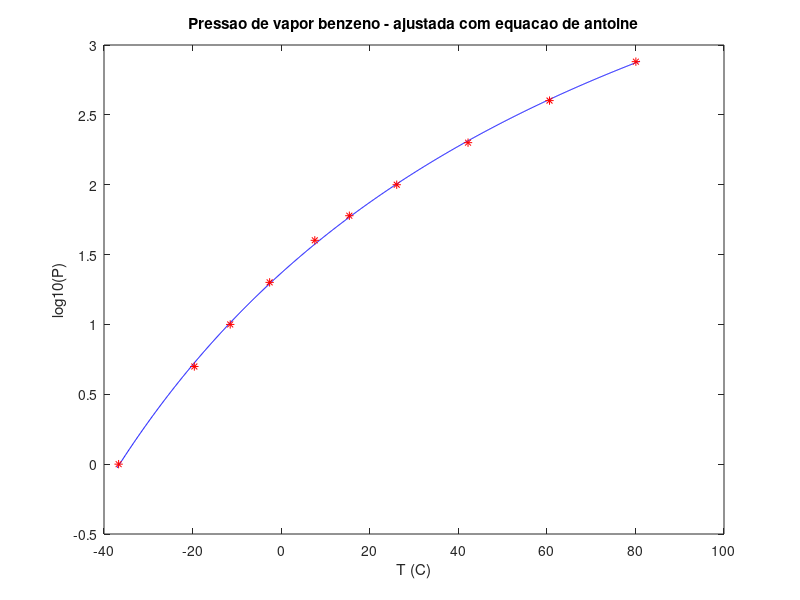

Write MATLAB code to recreate this figure.
function ajuste_antoine

    % dados experimentais 
    % benzeno - pressao de vapor X temperatura
    P = [    1     5    10    20    40    60   100   200   400   760] ;          % mmHg
    T = [-36.7  -19.6  -11.5   -2.6   7.6   15.4   26.1 42.2   60.6   80.1];     % C

    % chute inicial para os parametros
    p0(1) = 10;
    p0(2) = 2000;
    p0(3) = 273;

    % minimizacao por minimos quadrados
    p = fminsearch(@fit_c,p0)

    % dominio de T ''continuo'' (para plotar a correlacao)
    Tc = -37:.1:81;

    plot(Tc,p(1)-p(2)./(Tc+p(3)),'-b',T,log10(P),'*r')
    title('Pressao de vapor benzeno - ajustada com equacao de antoine')
    xlabel('T (C)')
    ylabel('log10(P)')

    % funcao objetivo (minimos quadrados)
    function f=fit_c(p)
        a = p(1);
        b = p(2);
        c = p(3);
        erro = log10(P) - a + b./(T+c);
        %   error = P - 10.^(a - b./(T+c));
        f=sum(erro.*erro);
    end

end